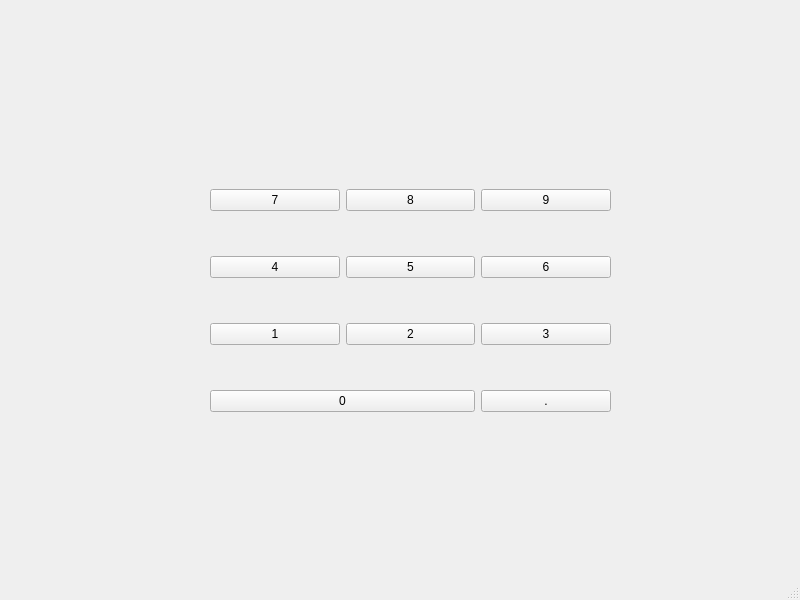
<?xml version="1.0" encoding="UTF-8"?>
<ui version="4.0">
 <class>MainWindow</class>
 <widget class="QMainWindow" name="MainWindow">
  <property name="geometry">
   <rect>
    <x>0</x>
    <y>0</y>
    <width>800</width>
    <height>600</height>
   </rect>
  </property>
  <property name="windowTitle">
   <string>MainWindow</string>
  </property>
  <widget class="QWidget" name="centralwidget">
   <widget class="QWidget" name="">
    <property name="geometry">
     <rect>
      <x>210</x>
      <y>150</y>
      <width>401</width>
      <height>301</height>
     </rect>
    </property>
    <layout class="QGridLayout" name="gridLayout">
     <item row="0" column="0">
      <widget class="QPushButton" name="pushButton">
       <property name="text">
        <string>7</string>
       </property>
      </widget>
     </item>
     <item row="0" column="1">
      <widget class="QPushButton" name="pushButton_2">
       <property name="text">
        <string>8</string>
       </property>
      </widget>
     </item>
     <item row="0" column="2">
      <widget class="QPushButton" name="pushButton_3">
       <property name="text">
        <string>9</string>
       </property>
      </widget>
     </item>
     <item row="1" column="0">
      <widget class="QPushButton" name="pushButton_4">
       <property name="text">
        <string>4</string>
       </property>
      </widget>
     </item>
     <item row="1" column="1">
      <widget class="QPushButton" name="pushButton_5">
       <property name="text">
        <string>5</string>
       </property>
      </widget>
     </item>
     <item row="1" column="2">
      <widget class="QPushButton" name="pushButton_6">
       <property name="text">
        <string>6</string>
       </property>
      </widget>
     </item>
     <item row="2" column="0">
      <widget class="QPushButton" name="pushButton_7">
       <property name="text">
        <string>1</string>
       </property>
      </widget>
     </item>
     <item row="2" column="1">
      <widget class="QPushButton" name="pushButton_8">
       <property name="text">
        <string>2</string>
       </property>
      </widget>
     </item>
     <item row="2" column="2">
      <widget class="QPushButton" name="pushButton_9">
       <property name="text">
        <string>3</string>
       </property>
      </widget>
     </item>
     <item row="3" column="0" colspan="2">
      <widget class="QPushButton" name="pushButton_10">
       <property name="text">
        <string>0</string>
       </property>
      </widget>
     </item>
     <item row="3" column="2">
      <widget class="QPushButton" name="pushButton_11">
       <property name="text">
        <string>.</string>
       </property>
      </widget>
     </item>
    </layout>
   </widget>
  </widget>
  <widget class="QMenuBar" name="menubar">
   <property name="geometry">
    <rect>
     <x>0</x>
     <y>0</y>
     <width>800</width>
     <height>23</height>
    </rect>
   </property>
  </widget>
  <widget class="QStatusBar" name="statusbar"/>
 </widget>
 <resources/>
 <connections/>
</ui>
